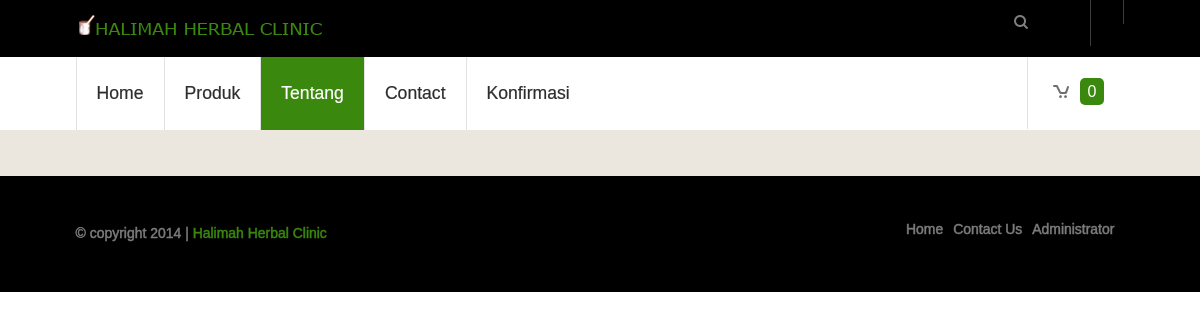
Before: /index.php?module=tentang with the older database file.
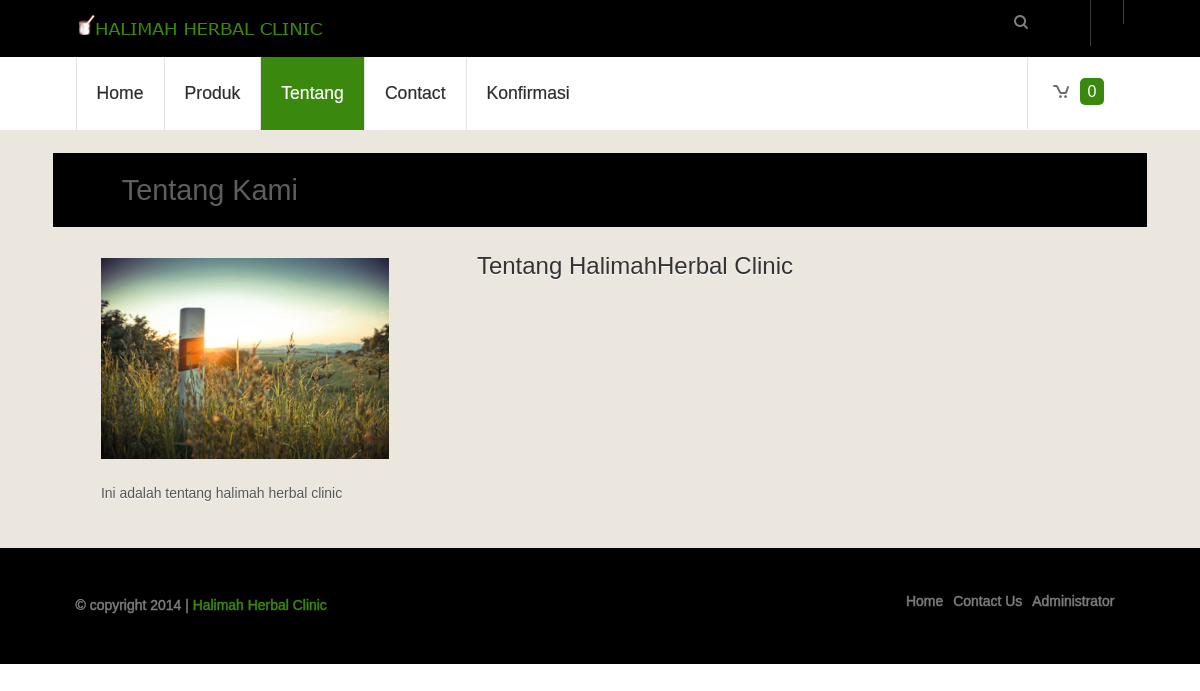
After: the same page with the newer database file.
### tables this page shows
CREATE TABLE IF NOT EXISTS `tentang` (
`id` int(11) NOT NULL,
  `judul` varchar(255) NOT NULL,
  `isi` varchar(255) NOT NULL,
  `image` varchar(255) NOT NULL
);

### module/about.php (the view, shortened to what this page needs)
<?php
$tentang = "SELECT * FROM tentang WHERE id = 1";
$tent = mysql_query($tentang);
while ($tnta = mysql_fetch_assoc($tent)) {
	$tentan[] = $tnta;
}
?>
<?php foreach ($tentan as $k => $t): ?>
	<div class="top_bg">
		<div class="wrap">
			<div class="main_top">
				<h2 class="style">tentang kami</h2>
			</div>
		</div>
	</div>
	<div class="main_bg">
		<div class="wrap">
			<div class="main">
				<div class="about">
					<div class="cont-grid-img img_style">
			     		<img style="width:288px; height:201px;" src="layout/images/about_pic.jpg" alt="">
			     	</div>
			       	<div class="cont-grid">
					    <h4><?php echo $t['judul'] ?></h4>
			      	</div>
			    	<div class="about-p">
				    	<p class="para">
				    		<?php echo $t['isi'] ?>
				    	</p>
					</div>
				</div>
			</div>
		</div>
	</div>
<?php endforeach ?>

### index.php (shortened to what this page needs)
<?php
$user   = array();
$module = array();
if (!empty($_GET)) {
	$module = $_GET['module'];
}
?>
<!DOCTYPE html>
<html lang="en">
<head>
	<link href="layout/css/google.css" rel="stylesheet" type="text/css" media="all" />
	<link href="layout/css/menu.css" type="text/css" rel="stylesheet" />
	<link href="layout/css/slider.css" rel="stylesheet" type="text/css" media="all" />
	<link href="layout/css/font-awesome/font-awesome.min.css" rel="stylesheet" type="text/css" media="all" />
	<link href="layout/css/bootstrap/css/bootstrap.min.css" rel="stylesheet" type="text/css" media="all" />
	<link href="layout/css/style.css" rel="stylesheet" type="text/css" media="all" />
    <link href="layout/css/dataTables.css" rel="stylesheet">
</head>
<body>
<div class="top_bg">
	<div class="wrap">
		<div class="header">
			<div class="logo">
				<?php if ($user == "admin"): ?>
				<a href="index.php?module=dashboard"><img src="layout/images/logo_hhc.png" alt=""/></a>
				<?php else: ?>
				<a href="index.php?module=home"><img src="layout/images/logo_hhc.png" alt=""/></a>
				<?php endif ?>
			</div>
			 <div class="log_reg">
			</div>
			<div class="web_search">
			 	<form method="GET">
					<input name="q" type="text" value="" onfocus="this.value = '';" onblur="if (this.value == '') {this.value = '';}">
					<input type="submit" value=" " />
				</form>
		    </div>
		</div>
	</div>
</div>
<div class="wrap">
	<div class="header_btm">
		<?php if ($user != 'admin'): ?>
			<div class="menu">
				<ul>
					<li <?php if ($module=='home'){echo "class='active'";} ?>>
						<a href="index.php?module=home">Home</a>
					</li>
					<li <?php if ($module=='produk'){echo "class='active'";} ?>>
						<a href="index.php?module=produk">produk</a>
					</li>
					<li <?php if ($module=='tentang'){echo "class='active'";} ?>>
						<a href="index.php?module=tentang">tentang</a>
					</li>
					<li <?php if ($module=='contact_us'){echo "class='active'";} ?>>
						<a href="index.php?module=contact_us">Contact</a>
					</li>
					<li <?php if ($module=='conf'){echo "class='active'";} ?>>
						<a href="index.php?module=conf">Konfirmasi</a>
					</li>
				</ul>
			</div>
			<div class="header_right">
				<ul>
					<li><a href="index.php?module=cart"><?php include "cart_count.php" ?></a></li>
				</ul>
			</div>
		<?php endif ?>
	</div>
</div>
<div class="main_bg">
	<div class="wrap">
		<div class="main">
			<?php include 'page.php';?>
		</div>
	</div>
</div>
<div class="footer_bg">
	<div class="wrap">
		<div class="footer">
			<div class="f_nav1">
				<ul>
					<li><a href="index.php?module=home">home</a></li>
					<li><a href="index.php?module=contact_us">Contact us</a></li>
					<?php if (empty($user) && $user!='admin'): ?>
						<li><a href="index.php?module=login_admin">Administrator</a></li>
					<?php endif ?>
				</ul>
				</div>
			<div class="copy">
				<p class="link"><span>© copyright 2014&nbsp;| <a href="index.php">Halimah Herbal Clinic</a></span></p>
			</div>
		</div>
	</div>
</div>
</body>
</html>

Changed rows visible on the page:
added tentang: judul "Tentang HalimahHerbal Clinic", isi "Ini adalah tentang halimah herbal clinic"
